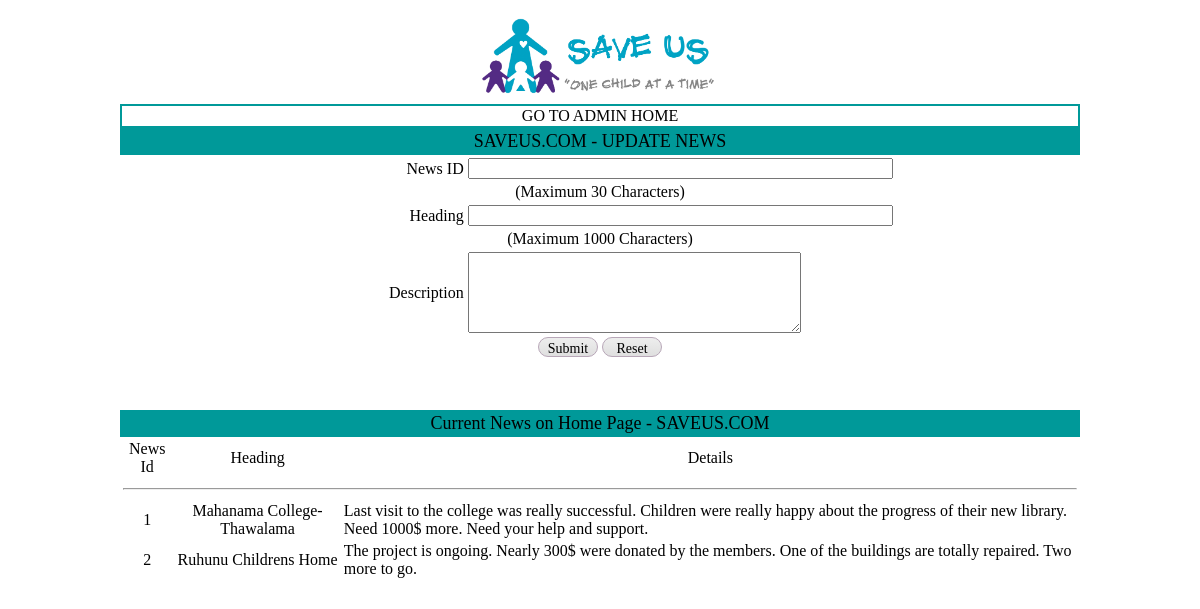
The page /php/updateNews.php (signed in) on the database its author committed.
### tables this page shows
CREATE TABLE IF NOT EXISTS `tblnews` (
  `NewsId` int(11) NOT NULL,
  `NewsHeading` varchar(30) NOT NULL,
  `NewsDetail` varchar(1000) NOT NULL
);

### php/updateNews.php (the view, shortened to what this page needs)
<!DOCTYPE html PUBLIC "-//W3C//DTD XHTML 1.0 Transitional//EN" "http://www.w3.org/TR/xhtml1/DTD/xhtml1-transitional.dtd">
<html xmlns="http://www.w3.org/1999/xhtml">
<head>
<link href="../css/admin.css" type="text/css" rel="stylesheet"/>
<link href="../css/buttons.css" type="text/css" rel="stylesheet"/>
</head>
<body>
<table align="center">
<tr><td><img src="../images/Logo.png" width="250px" height="90px"/></td></tr>
</table>
<table class="tblLinksHome" align="center" >
<tr><td bgcolor="#FFFFFF"><a href="admin.php">GO TO ADMIN HOME	</a></td></tr>
</table>
<table class="tblHead" align="center">
	<tr><td >SAVEUS.COM - UPDATE NEWS</td></tr>
</table>
<form id="EditNews" name="formEditNews" enctype="multipart/form-data" method="post" action="../php/editNews.php" target="_self" onsubmit="return validateForm()">
<table align="center" class="tblGeneral">
    <tr><td width="340" align="right">News ID</td><td width="608"><input type="text" id="NId" name="txtNId" size="50"/></td></tr>
    <tr><td colspan="2" align="center">(Maximum 30 Characters)</td></tr>
    <tr><td width="340" align="right">Heading</td><td width="608"><input type="text" id="Heading" name="txtHeading" size="50"/></td></tr>
    <tr><td colspan="2" align="center">(Maximum 1000 Characters)</td></tr>
    <tr><td align="right">Description</td><td><textarea id="Details" name="txtDetails" rows="5" cols="39"></textarea></td></tr>
    <tr><td colspan="2" align="center">
        <input type="submit" class="adminBtn" value="Submit"/>
        <input type="reset" class="adminBtn" id="Reset" value="Reset"/>
    </td></tr>
</table>
</form>
<p>&nbsp;</p>
<table class="tblHead" align="center">
  <tr><td >Current News on Home Page - SAVEUS.COM</td></tr>
</table>
<table class="tblHead" align="center">
<?php
include("../php/dbconfig.php");
$tbl_name="tblnews";
$sql="SELECT * FROM $tbl_name";
$result = mysql_query($sql);
echo "
<table class=reportDetail align=center>
<tr>
	<td>News Id</td>
	<td>Heading</td>
	<td>Details</td>
</tr>
<tr><td colspan=3><hr></td></tr>";
while($row = mysql_fetch_array($result)){
	echo "<tr>";
	echo "<td class=NewsData>" . $row['NewsId'] . "</td>";
	echo "<td class=NewsHead>" . $row['NewsHeading'] . "</td>";
	echo "<td class=NewsData align=left>" . $row['NewsDetail'] . "</td>";
	echo "</tr>";
}
echo "</table>";
?>
</body>
</html>

### css/admin.css (style rules this page uses)
a { text-decoration:none; color:#000 }
.tblHead { font-family:"Berlin Sans FB";background:#099; width:960px; text-align:center; font-size:18px }
.tblGeneral { font-family:"Berlin Sans FB";width:960px;font-size:16px; }
.tblLinksHome { font-family:"Berlin Sans FB";width:960px;text-align:center;background-color:#099 }
.reportDetail { font-family:"Berlin Sans FB";width:960px;background-color:#FFF;font-size:16px;text-align:center }

### css/buttons.css (style rules this page uses)
.adminBtn { background:-webkit-gradient( linear, left top, left bottom, color-stop(0.05, #ededed), color-stop(1, #dfdfdf) ); background:-moz-linear-gradient( center top, #ededed 5%, #dfdfdf 100% ); filter:progid:DXImageTransform.Microsoft.gradient(startColorstr='#ededed', endColorstr='#dfdfdf'); background-color:#ededed; -webkit-border-top-left-radius:20px; -moz-border-radius-topleft:20px; border-top-left-radius:20px; -webkit-border-top-right-radius:20px; -moz-border-radius-topright:20px; border-top-right-radius:20px; -webkit-border-bottom-right-radius:20px; -moz-border-radius-bottomright:20px; border-bottom-right-radius:20px; -webkit-border-bottom-left-radius:20px; -moz-border-radius-bottomleft:20px; border-bottom-left-radius:20px; text-indent:0; border:1px solid #b8a7b8; display:inline-block; color:#000000; font-family:"Berlin Sans FB"; font-size:14px; font-style:normal; height:20px; line-height:20px; width:60px; text-decoration:none; text-align:center; }

### rows shown on the page
tblnews: NewsId "1", NewsHeading "Mahanama College-Thawalama", NewsDetail "Last visit to the college was really successful. Children were really happy about the progress of their new library. Need 1000$ more. Need your help and support."
tblnews: NewsId "2", NewsHeading "Ruhunu Childrens Home", NewsDetail "The project is ongoing. Nearly 300$ were donated by the members. One of the buildings are totally repaired. Two more to go."
